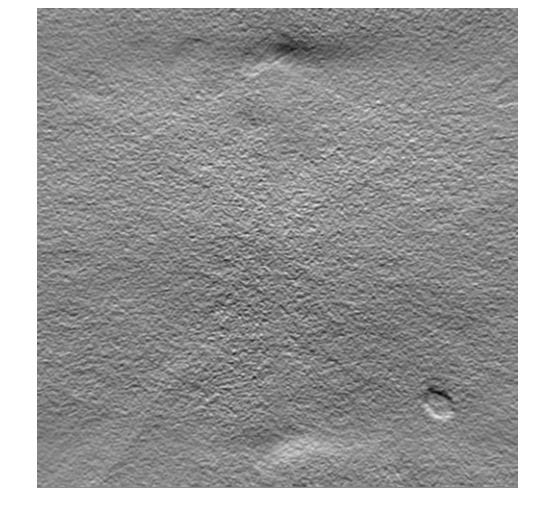
#> input picture Assets/test1.jpg, 533 x 512 px, found by its file name
$ python Adapt.py
#> lines starting #> are read from the running program, lines starting #| are printed output that depends on the picture; after the words box and inside, x2 and y2 are one past the last pixel; in counts of white or black regions, pixels touching at a corner belong together
import cv2
import numpy as np
from matplotlib import pyplot as plt

img = cv2.imread('test1.jpg', 0)
#> img is the input picture: shape (512, 533); min 6, max 255, mean 153
img = cv2.medianBlur(img, 5)
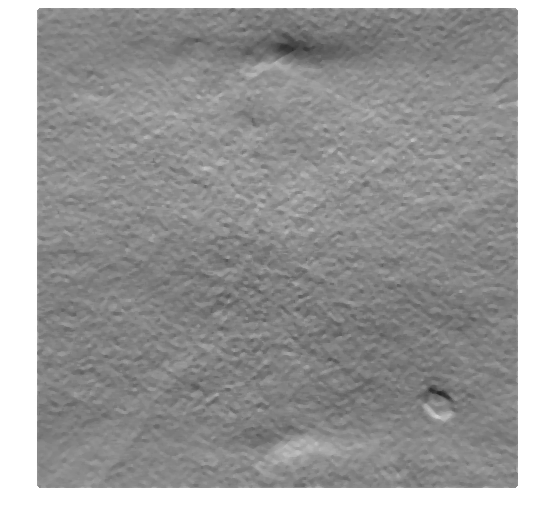
#> img: shape (512, 533); min 37, max 255, mean 153.1

ret, th1 = cv2.threshold(img, 127, 255, cv2.THRESH_BINARY)
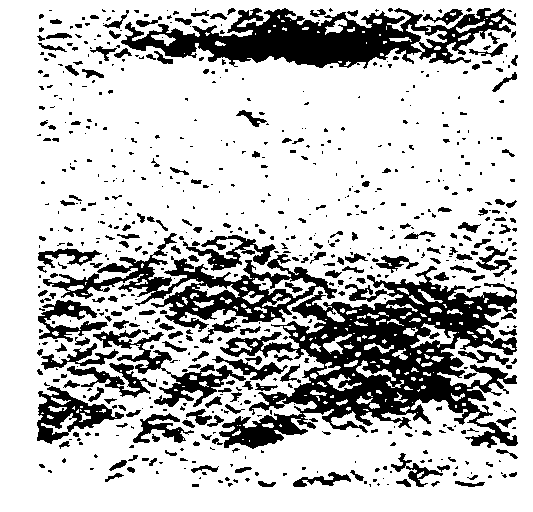
#> th1: shape (512, 533); 75.6% white; 703 black regions (483 under 20 px), largest, box (x1, y1, x2, y2) and area: (219, 266, 518, 449) 22221, (121, 8, 516, 69) 11513, (43, 233, 337, 332) 7104
th2 = cv2.adaptiveThreshold(img, 255, cv2.ADAPTIVE_THRESH_MEAN_C, \
                            cv2.THRESH_BINARY, 11, 2)
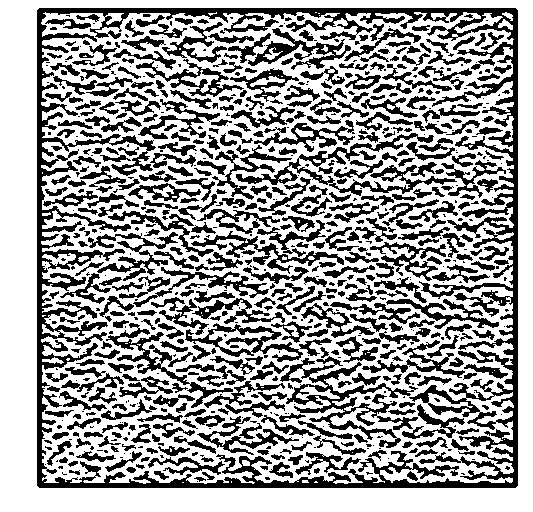
#> th2: shape (512, 533); 62.6% white; 751 black regions (287 under 20 px), largest, box (x1, y1, x2, y2) and area: (37, 8, 518, 488) 27945, (280, 356, 418, 448) 3075, (236, 133, 457, 196) 2373
th3 = cv2.adaptiveThreshold(img, 128, cv2.ADAPTIVE_THRESH_GAUSSIAN_C, \
                            cv2.THRESH_BINARY, 11,2)
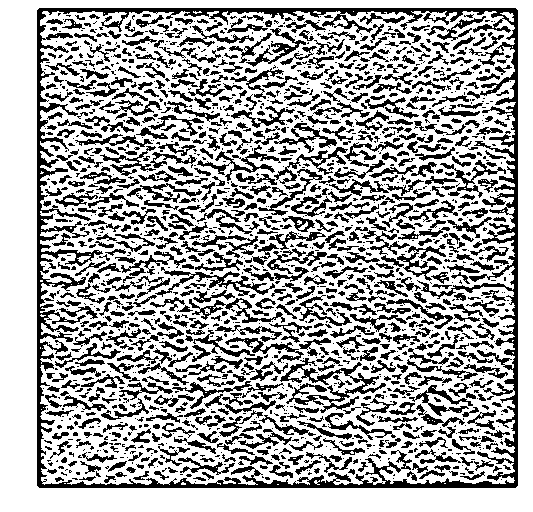
#> th3: shape (512, 533); values 0 (black) and 128 (white), 66.9% white; 1720 black regions (927 under 20 px), largest, box (x1, y1, x2, y2) and area: (37, 8, 518, 488) 16895, (280, 358, 386, 413) 1450, (155, 267, 275, 297) 780
ret, th4 = cv2.threshold(img,127,255,cv2.ADAPTIVE_THRESH_GAUSSIAN_C)
titles = ['Original Image', 'Global Thresholding (v = 127)',
          'Adaptive Mean Thresholding', 'Adaptive Gaussian Thresholding','kc']
images = [img, th1, th2, th3,th4]


cv2.imshow('image',th3)
cv2.waitKey(0)
cv2.destroyAllWindows()
# [6 lines of commented-out code are left out]
